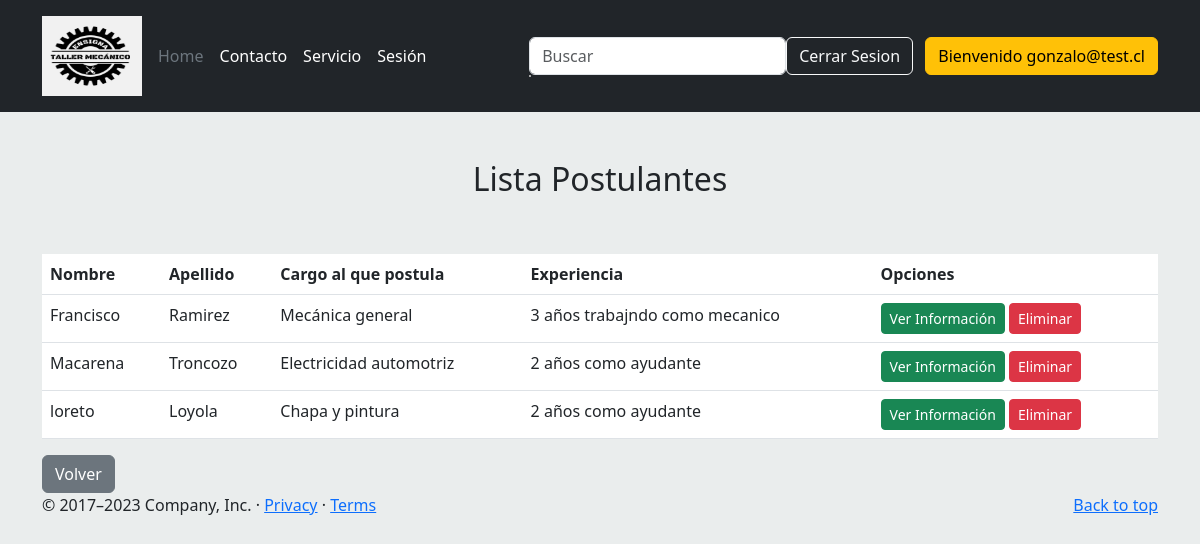
The app's page /lista_postulante/ (signed in) with its own data.
### appweb/models.py (models this page shows, shortened)
class Postulante(models.Model):
    id_postulante=models.AutoField(primary_key=True)
    nombre = models.CharField(max_length=100)
    apellido = models.CharField(max_length=80)
    email = models.EmailField()
    edad = models.IntegerField()
    cargo_postulacion = models.ForeignKey(Cargo, on_delete=models.PROTECT)
    experiencia = models.CharField(max_length=100)
    fotografia = models.ImageField(null=True, upload_to='postulantes')
    cv= models.FileField(upload_to='cv/')

class Cargo(models.Model):
    nombre = models.CharField(max_length=50)
    def __str__(self):
        return self.nombre

### appweb/views.py (the view)
# urls.py: path('lista_postulante/',lista_postulante,name="lista_postulante"),
def lista_postulante(request):
    postulantes = Postulante.objects.all()
    data = {
        "postulantes" : postulantes
    }
    print(data)
    return render(request, "lista_postulante.html",data)

### appweb/templates/lista_postulante.html (shortened to what this page needs)
{% extends 'base.html' %}
{% block contenido %}
<div class="container mt-5">
    <div class="text-center">
      <h2 class="mt-4">Lista Postulantes</h2>
    </div>
<br>
<br>
<table class="table">
    <thead>
      <tr>
        <th scope="col"> Nombre </th>
        <th scope="col">Apellido</th>
        <th scope="col">Cargo al que postula</th>
        <th scope="col">Experiencia </th>
        <th scope="col"> Opciones </th>
      </tr>
    </thead>
    <tbody>
        {% for p in postulantes %}
      <tr>
        <td>{{p.nombre}}</td>
        <td>{{p.apellido}}</td>
        <td>{{p.cargo_postulacion}}</td>
        <td>{{p.experiencia}}</td>
        <td>
          <a href="{% url 'Inform_postulante' p.id_postulante %}" class="btn btn-success btn-sm" >Ver Información </a>
          <a href="#" onclick="eliminarpostulante('{{p.id_postulante}}')" class="btn btn-danger btn-sm" >Eliminar </a>
        </td>
      </tr>
      {% endfor %}
    </tbody>
  </table>
  <a class="btn btn-secondary btn" href="{% url 'tareasadministrador'%}" role="button">Volver</a>
</div>
  {% endblock %}

### appweb/templates/base.html (shortened to what this page needs)
<!DOCTYPE html>
<html lang="en">
<head >
  <link href="https://cdn.jsdelivr.net/npm/bootstrap@5.3.0-alpha3/dist/css/bootstrap.min.css" rel="stylesheet"
>
    {% load static %}
</head >
<body style="background-color:#EAEDED ;">
  <header class="p-3 text-bg-dark" >
    <div class="container" >
      <div class="d-flex flex-wrap align-items-center justify-content-center justify-content-lg-start" >
        <a href="{% url 'principal' %}" class="d-flex align-items-center mb-2 mb-lg-0 text-white text-decoration-none">
          <img src="{% static './imagen/logotaller.jpg' %}" class="bi me-2" width="100" height="80"/>
        </a>
        <ul class="nav col-12 col-lg-auto me-lg-auto mb-2 justify-content-center mb-md-0">
          {% if user.is_authenticated %}
          <li><a href="{% url 'principal' %}" class="nav-link px-2 text-secondary">Home</a></li>
          <li><a href="{% url 'contacto' %}" class="nav-link px-2 text-white">Contacto</a></li>
          <li><a href="{% url 'servicio' %}" class="nav-link px-2 text-white">Servicio</a></li>
          <li><a href="{% url 'sesion' %}" class="nav-link px-2 text-white">Sesión</a></li>
          {% endif %}
        </ul>
        <form class="form-inline my-2 my-lg-0">
          <input id="buscador" name="buscador" class="form-control mr-sm-2" type="search" placeholder="Buscar" aria-label="Buscar">
          <div class="sticky-top">
            <div class="card" style="position: fixed;">
            </div>
          </div>
        </form>
        <div class="text-end">
          {% if user.is_authenticated %}
            <a href="{% url 'logout' %}" class="btn btn-outline-light me-2">Cerrar Sesion</a>
            <button type="button" class="btn btn-warning">Bienvenido {{user.username}}</button>
          {% else %}
            <a href="{% url 'login' %}" class="btn btn-outline-light me-2">Login</a>
          {% endif %}
        </div>
      </div>
    </div>
  </header>
  <main>
    {% block contenido %}
    {% endblock %}
  </main>
  <footer class="container">
    <p class="float-end"><a href="#">Back to top</a></p>
    <p>© 2017–2023 Company, Inc. · <a href="#">Privacy</a> · <a href="#">Terms</a></p>
  </footer>
</body>
</html>

### records on screen
Postulante: nombre "Francisco", apellido "Ramirez", cargo_postulacion "Mecánica general", experiencia "3 años trabajndo como mecanico"
Postulante: nombre "Macarena", apellido "Troncozo", cargo_postulacion "Electricidad automotriz", experiencia "2 años como ayudante"
Postulante: nombre "loreto", apellido "Loyola", cargo_postulacion "Chapa y pintura", experiencia "2 años como ayudante"

### other values on screen
{{ user.username }} "gonzalo@test.cl"
